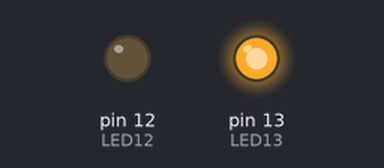
Bench run of a sketch on a simulated Arduino Uno, built with avr-gcc and run on an emulated ATmega328P. Parts: output pins drawn as LEDs (lit = HIGH).

Above: at 0.2 s.
At 1.7 s:
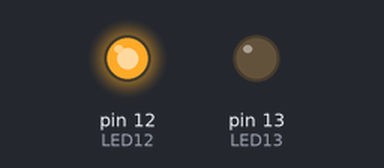
At 4.0 s:
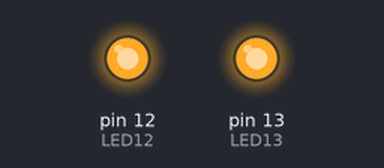
At 5.5 s:
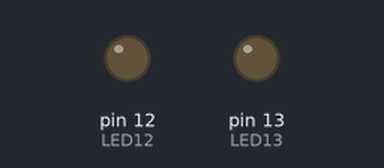
Timing chart, 0 to 6.9 s (numbered marks = the images above):
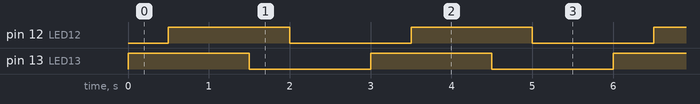

The sketch:

blinking_basic_pin12_13.ino
```cpp
// Example 01 : Blinking LED

const int LED13 = 13; // LED connected to digital pin 13
const int LED12 = 12; // LED connected to digital pin 12

void setup ()
{
  pinMode(LED13, OUTPUT); // set the digital pin as output
  pinMode(LED12, OUTPUT);

}

void loop()
{
  digitalWrite(LED13, HIGH); // turns the LED 13 on
  delay(500);
  digitalWrite(LED12, HIGH);
  delay(1000); // waits for a second
  digitalWrite(LED13, LOW); // turns the LED 13 off
  delay(500);
  digitalWrite(LED12, LOW);
  delay(1000); //wait for a second
}
```

Measured:
- by itself, pin 12 (LED12), pin 13 (LED13): alternates HIGH for 1.5 s and LOW for 1.5 s
- by itself, everything shown: repeats every 3.0 s, in 4 steps
